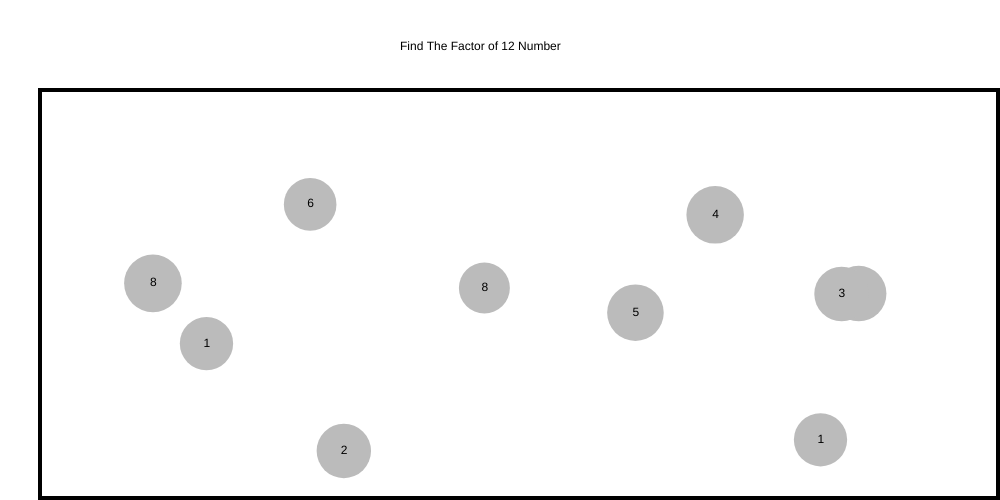
Frame 1 (no input)
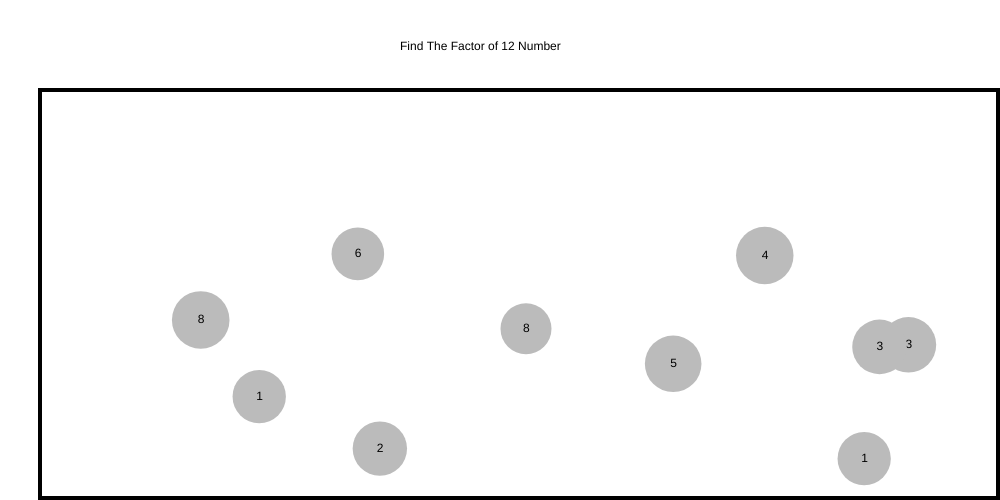
Frame 60 (no input)
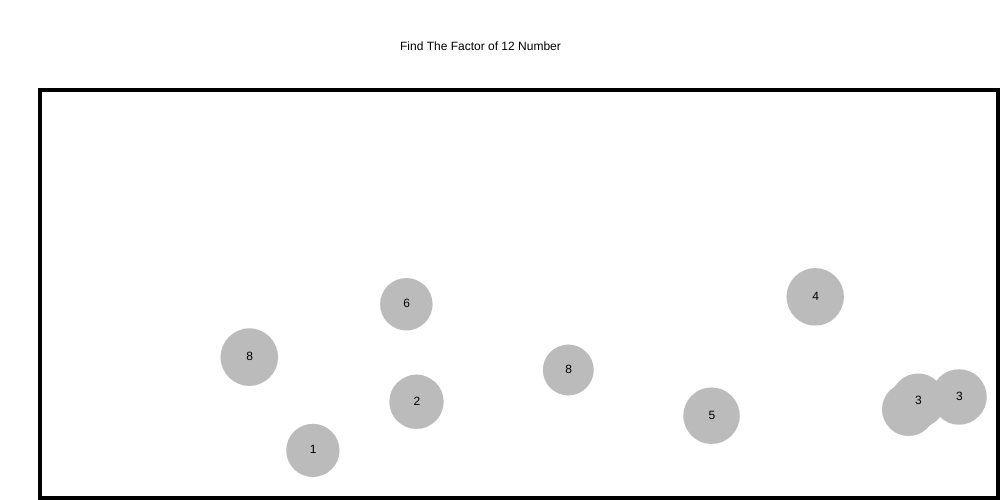
Frame 120 (the mouse pressed at the canvas centre since frame 60)

The p5.js sketch that drew these frames (run headless with seeded random() and noise() and a simulated clock; from frame 60 on, the mouse is pressed at the canvas centre):

// p5.js sketch
// ── sketch.js
var currentFade;
var multiBubbles = [];
var firstNum = 12;
var boundBoxXLow;
var boundBoxXHigh;
var boundBoxYLow;
var boundBoxYHigh;

function setup() {
  createCanvas(1000, 500);
  boundBoxXLow = 40;
  boundBoxXHigh = width - 40;
  boundBoxYLow = 90;
  boundBoxYHigh = height - 40;
  //bubble0 = new bubbles(random(width), random(height), 100);
  for (var i = 0; i < 10; i++) {
    var newBubble = new bubbles(random(boundBoxXLow + 60, boundBoxXHigh), random(boundBoxYLow + 60, boundBoxYHigh), random(50, 60), random(1, firstNum));
    multiBubbles.push(newBubble);
  }
  noStroke();
}

function draw() {
  background(255);
  
  text("Find The Factor of " + firstNum + " Number", 400,50);
  fill(255);
  stroke(0);
  strokeWeight(4);
  rect(boundBoxXLow,boundBoxYLow, width - boundBoxXLow -2, height - boundBoxYLow -2);
  fill(0);
  noStroke();
  //ifMousIsClicked...
  //getClickPosition
  //Loop through bubble array
  //multiBubbles[i].isInBubble(x, y) <---- x and y is your click position
  //if YES, check if it is factor
  //if YES, delete it + add a point or w/e
  //if anything is NO, do nothing
  for (var i = 0; i < multiBubbles.length; i++) {

    multiBubbles[i].move();
    //multiBubbles[i].check(i);
    multiBubbles[i].display();

  }
}

function bubbles(tempX, tempY, tempDiameter, tempNum) {

  this.x = tempX;
  this.y = tempY;
  this.diameter = tempDiameter;
  this.num = floor(tempNum);

  this.xspeed = random(0.6, 0.9);
  this.yspeed = random(0.6, 0.9);

  this.display = function() {
    fill('#BBBBBB');
    
    ellipse(this.x, this.y, this.diameter, this.diameter);
    fill('#000000');
    text(this.num, this.x - 3, this.y + 3);
  }

  this.update = function(runUpdate) {
    if (runUpdate == true) {
      this.x = int(random(width));
      this.y = int(random(height));
    }
  }
  
  this.isInBubble = function(x, y) {
    //Figure out if X and Y are within bubble (think trig) cos/sin of diameter for x and y
    //if(x > this.x - this.diameter etc)
    // if yes, "return true"
    // if no, "return false"
  } 

  this.move = function() {
    
    this.x += this.xspeed;
    this.y += this.yspeed;

    if (this.x > width - this.diameter / 2 || this.x < (this.diameter / 2) + boundBoxXLow) {
      this.xspeed = -this.xspeed;
    }

    if (this.y > height - this.diameter / 2 || this.y < (this.diameter / 2) + boundBoxYLow) {
      this.yspeed = -this.yspeed;
    }

  }

  this.check = function(currentIndex) {
    for (var i = 0; i < multiBubbles.length; i++) {

      if (i != currentIndex) {
        var bubbleDistance = dist(this.x + this.diameter / 2, this.y + this.diameter / 2, multiBubbles[i].x + this.diameter / 2, multiBubbles[i].y + this.diameter / 2);
        if (bubbleDistance < this.diameter) {
          this.update(true);
        }
      }
    }
  }

}
